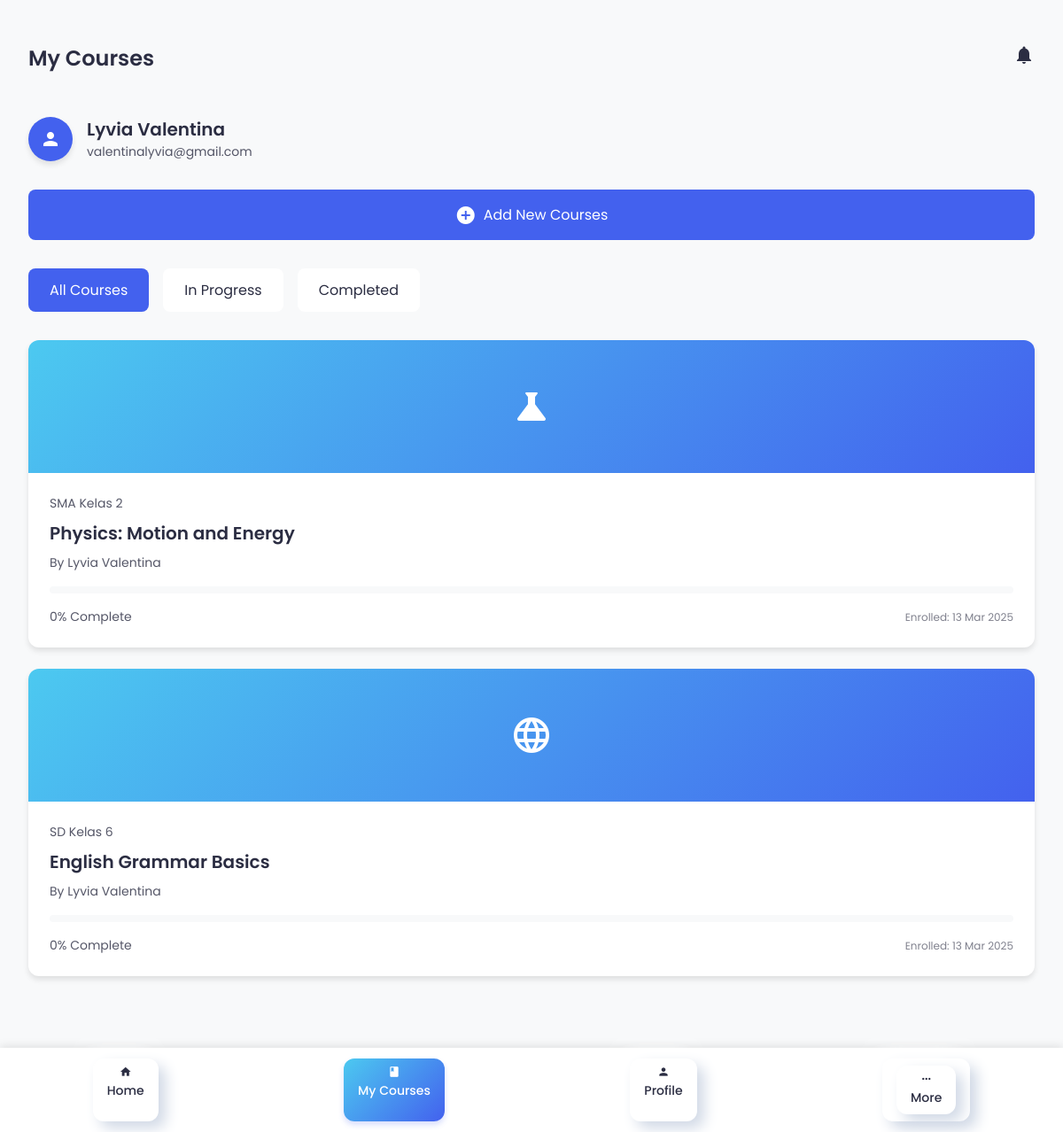
Page /my-courses.php (signed in) on the committed database.
### tables this page shows
CREATE TABLE `courses` (
  `course_id` int(11) NOT NULL,
  `course_name` varchar(100) NOT NULL,
  `description` text DEFAULT NULL,
  `instructor_id` int(11) NOT NULL,
  `category` varchar(50) DEFAULT NULL,
  `education_level` enum('SD','SMP','SMA') NOT NULL,
  `class_level` int(11) NOT NULL,
  `creation_date` timestamp NOT NULL DEFAULT current_timestamp()
);

CREATE TABLE `users` (
  `user_id` int(11) NOT NULL,
  `full_name` varchar(100) NOT NULL,
  `email` varchar(100) NOT NULL,
  `password` varchar(255) NOT NULL,
  `registration_date` timestamp NOT NULL DEFAULT current_timestamp()
);

### my-courses.php (the view, shortened to what this page needs)
<?php
require_once 'config.php';
$user_id = $_SESSION["user_id"];
$full_name = $_SESSION["full_name"];
$enrolled_courses_sql = "SELECT c.course_id, c.course_name, c.description, c.category,
                        c.education_level, c.class_level, u.full_name AS instructor_name,
                        r.progress, r.registration_date,
                        (SELECT COUNT(*) FROM course_materials WHERE course_id = c.course_id) AS total_materials
                        FROM registrations r
                        JOIN courses c ON r.course_id = c.course_id
                        JOIN users u ON c.instructor_id = u.user_id
                        WHERE r.user_id = ?
                        ORDER BY r.registration_date DESC";
$enrolled_courses = [];
if($stmt = mysqli_prepare($conn, $enrolled_courses_sql)){
    mysqli_stmt_bind_param($stmt, "i", $user_id);
    if(mysqli_stmt_execute($stmt)){
        $result = mysqli_stmt_get_result($stmt);
        while($row = mysqli_fetch_assoc($result)){
            $enrolled_courses[] = $row;
        }
    } else {
        handle_error("Error fetching enrolled courses: " . mysqli_error($conn));
    }
}
function get_education_level_display($level, $class) {
    return $level . " Kelas " . $class;
}
function get_course_icon($category) {
    $icons = [
        'Science' => 'science',
        'Mathematics' => 'calculate',
        'Language' => 'language',
        'Social Studies' => 'history',
        'Arts' => 'palette'
    ];
    return isset($icons[$category]) ? $icons[$category] : 'school';
}
function get_course_bg_style($category) {
    $styles = [
        'Science' => 'background: linear-gradient(135deg, var(--primary-light) 0%, var(--primary) 100%);',
        'Mathematics' => 'background: linear-gradient(135deg, #f72585 0%, #b5179e 100%);',
        'Language' => 'background: linear-gradient(135deg, #4cc9f0 0%, #4361ee 100%);',
        'Social Studies' => 'background: linear-gradient(135deg, #3a0ca3 0%, #4361ee 100%);',
        'Arts' => 'background: linear-gradient(135deg, #f72585 0%, #7209b7 100%);'
    ];
    return isset($styles[$category]) ? $styles[$category] : '';
}
function format_date($date) {
    return date("d M Y", strtotime($date));
}
?>
<!DOCTYPE html>
<html lang="en">
<head>
    <link rel="stylesheet" href="css/styles5.css">
</head>
<body>
    <div class="container">
        <div id="app" class="app-frame">
            <div id="main-content">
                <div id="my-courses" class="screen">
                    <div class="header">
                        <div class="header-title">My Courses</div>
                        <div class="header-actions">
                            <a href="notifications.php"><span class="material-icons">notifications</span></a>
                        </div>
                    </div>
                    <div class="content">
                        <div class="user-header">
                            <div class="user-avatar">
                                <span class="material-icons">person</span>
                            </div>
                            <div class="user-info">
                                <h2><?php echo htmlspecialchars($full_name); ?></h2>
                                <p><?php echo htmlspecialchars($_SESSION["email"]); ?></p>
                            </div>
                        </div>
                        <div class="add-course-btn" onclick="showModal()">
                            <span class="material-icons">add_circle</span>
                            Add New Courses
                        </div>
                        <div class="tabs">
                            <div class="tab active" onclick="switchTab(this, 'all-courses')">All Courses</div>
                            <div class="tab" onclick="switchTab(this, 'in-progress')">In Progress</div>
                            <div class="tab" onclick="switchTab(this, 'completed')">Completed</div>
                        </div>
                        <div id="all-courses" class="tab-content">
                            <?php if(count($enrolled_courses) > 0): ?>
                                <?php foreach($enrolled_courses as $course): ?>
                                    <div class="course-card" onclick="window.location.href='course-detail.php?id=<?php echo $course['course_id']; ?>'">
                                        <div class="course-img" style="<?php echo get_course_bg_style($course['category']); ?>">
                                            <span class="material-icons"><?php echo get_course_icon($course['category']); ?></span>
                                        </div>
                                        <div class="course-content">
                                            <div class="course-tag"><?php echo get_education_level_display($course['education_level'], $course['class_level']); ?></div>
                                            <div class="course-title"><?php echo htmlspecialchars($course['course_name']); ?></div>
                                            <div class="course-instructor">By <?php echo htmlspecialchars($course['instructor_name']); ?></div>
                                            <?php
                                            $progress_percentage = 0;
                                            if($course['total_materials'] > 0) {
                                                $progress_percentage = round(($course['progress'] / $course['total_materials']) * 100);
                                            }
                                            ?>
                                            <div class="progress-bar">
                                            </div>
                                            <div class="course-status">
                                                <div class="course-progress">
                                                    <?php echo $progress_percentage; ?>% Complete
                                                </div>
                                                <div class="course-date">
                                                    Enrolled: <?php echo format_date($course['registration_date']); ?>
                                                </div>
                                            </div>
                                        </div>
                                    </div>
                                <?php endforeach; ?>
                            <?php endif; ?>
                        </div>
                    </div>
                    <?php include 'bottom-nav.php'; ?>
                </div>
            </div>
        </div>
    </div>
</body>
</html>

### css/styles5.css (style rules this page uses)
:root { --primary: #4361ee; --primary-light: #4cc9f0; --secondary: #3f37c9; --background: #f8f9fa; --white: #ffffff; --text: #2b2d42; --shadow: 0 4px 6px rgba(0, 0, 0, 0.1); --neumorphism-shadow: 8px 8px 16px #d1d9e6, -8px -8px 16px #ffffff; }
body { font-family: 'Poppins', sans-serif; background: var(--background); color: var(--text); margin: 0; padding: 0; padding-bottom: 60px; }
body { padding-bottom: 60px; }
.content { padding-bottom: 60px; }
.container { max-width: 1200px; margin: 0 auto; padding: 2rem; }
.header { display: flex; justify-content: space-between; align-items: center; padding: 1rem 0; margin-bottom: 2rem; }
.header-title { font-size: 1.5rem; font-weight: 600; color: var(--text); }
.header-actions .material-icons { font-size: 1.5rem; color: var(--text); cursor: pointer; transition: color 0.3s ease; }
.user-header { display: flex; align-items: center; margin-bottom: 2rem; }
.user-avatar { width: 50px; height: 50px; border-radius: 50%; background: var(--primary); color: var(--white); display: flex; align-items: center; justify-content: center; font-size: 1.5rem; margin-right: 1rem; box-shadow: var(--shadow); }
.user-info h2 { font-size: 1.25rem; font-weight: 600; margin: 0; }
.user-info p { font-size: 0.875rem; color: var(--text); opacity: 0.8; margin: 0; }
.add-course-btn { display: flex; align-items: center; justify-content: center; background: var(--primary); color: var(--white); padding: 1rem; border-radius: 8px; cursor: pointer; margin-bottom: 2rem; transition: all 0.3s ease; }
.add-course-btn .material-icons { margin-right: 0.5rem; }
.tabs { display: flex; gap: 1rem; margin-bottom: 2rem; }
.tab { padding: 0.75rem 1.5rem; border-radius: 8px; background: var(--white); cursor: pointer; transition: all 0.3s ease; }
.tab.active { background: var(--primary); color: var(--white); }
.course-card { background: var(--white); border-radius: 12px; overflow: hidden; box-shadow: var(--shadow); transition: all 0.3s ease; cursor: pointer; margin-bottom: 1.5rem; }
.course-img { height: 150px; display: flex; align-items: center; justify-content: center; }
.course-img .material-icons { font-size: 3rem; color: var(--white); }
.course-content { padding: 1.5rem; }
.course-tag { font-size: 0.875rem; color: var(--text); opacity: 0.8; margin-bottom: 0.5rem; }
.course-title { font-size: 1.25rem; font-weight: 600; margin-bottom: 0.5rem; }
.course-instructor { font-size: 0.875rem; color: var(--text); opacity: 0.8; }
.progress-bar { height: 8px; background: var(--background); border-radius: 4px; margin-top: 1rem; overflow: hidden; }
.course-status { display: flex; justify-content: space-between; align-items: center; margin-top: 1rem; }
.course-progress { font-size: 0.875rem; color: var(--text); opacity: 0.8; }
.course-date { font-size: 0.75rem; color: var(--text); opacity: 0.6; }

### rows in the picture
courses: education_level+class_level "SMA Kelas 2", course_name "Physics: Motion and Energy", instructor.full_name "Lyvia Valentina", progress_percentage "0", registration_date "13 Mar 2025"
courses: education_level+class_level "SD Kelas 6", course_name "English Grammar Basics", instructor.full_name "Lyvia Valentina", progress_percentage "0", registration_date "13 Mar 2025"

### other values in the picture
$full_name "Lyvia Valentina"
$_SESSION["email"] "valentinalyvia@gmail.com"
